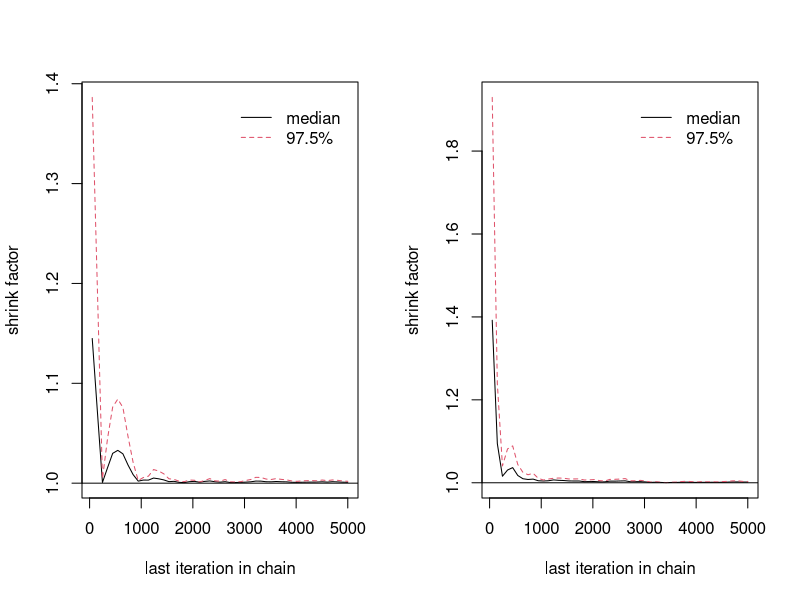

This figure's R source:
################################################################################
## FILE: test_gelman.R
## PURPOSE: test for gelman.diag R function of package CODA
## AUTHOR: vdebuen@tol-project.org
## ACKNOWLEDGEMENTS:
##
##  Patrick Lam 
##  Department of Government, Harvard University
##  http://www.people.fas.harvard.edu/~plam/
##  
##  Is the author of a demo about using CODA 
##
## www.people.fas.harvard.edu/~plam/teaching/methods/convergence/convergence.pdf
##
################################################################################

require(coda)
require(mvtnorm)

NormalMHExample <- function(n.sim, n.burnin) {
 library(mvtnorm)
 mu.vector <- c(3, 1)
 variance.matrix <- cbind(c(1, -0.5), c(-0.5, 2))
 theta.mh <- matrix(NA, nrow = n.sim, ncol = 2)
 theta.current <- rnorm(n = 2, mean = 0, sd = 4)
 theta.update <- function(index, theta.current, ...) {
 theta.star <- rnorm(n = 1, mean = theta.current[index], sd = 2)
 if (index == 1)
 theta.temp <- c(theta.star, theta.current[2])
 else theta.temp <- c(theta.current[1], theta.star)
 r <- dmvnorm(theta.temp, mu.vector, variance.matrix)/dmvnorm(theta.current,
 mu.vector, variance.matrix)
 r <- min(r, 1, na.rm = T)
 if (runif(1) < r)
 theta.star
 else theta.current[index]
 }
 for (i in 1:n.sim) {
 theta.current[1] <- theta.mh[i, 1] <- theta.update(1, theta.current,
 mu.vector, variance.matrix)
 theta.current[2] <- theta.mh[i, 2] <- theta.update(2, theta.current,
 mu.vector, variance.matrix)
 }
 theta.mh <- theta.mh[(n.burnin + 1):n.sim, ]
 }

mh.draws1 <- mcmc(NormalMHExample(n.sim = 5000, n.burnin = 0))
mh.draws2 <- mcmc(NormalMHExample(n.sim = 5000, n.burnin = 0))
mh.draws3 <- mcmc(NormalMHExample(n.sim = 5000, n.burnin = 0))
mh.draws4 <- mcmc(NormalMHExample(n.sim = 5000, n.burnin = 0))
mh.draws5 <- mcmc(NormalMHExample(n.sim = 5000, n.burnin = 0))

mh.list <- mcmc.list(list(mh.draws1, mh.draws2, mh.draws3, mh.draws4, mh.draws5))
diag <- gelman.diag(mh.list,0.95,0,1)

gelman.plot(mh.list)